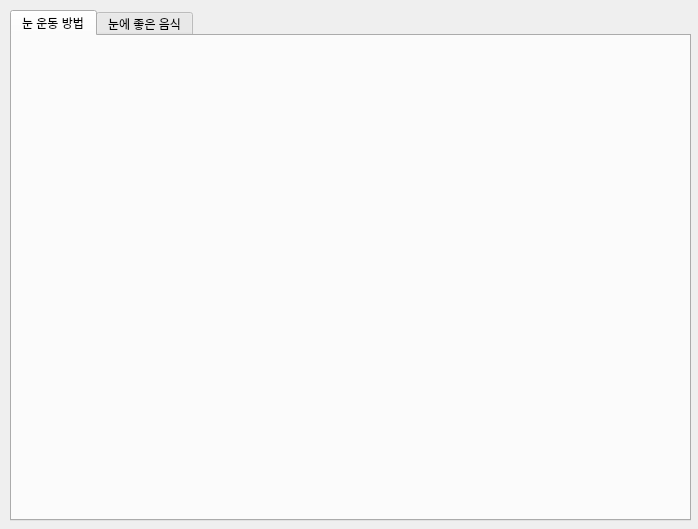
<?xml version="1.0" encoding="UTF-8"?>
<ui version="4.0">
 <class>Dialog</class>
 <widget class="QDialog" name="Dialog">
  <property name="geometry">
   <rect>
    <x>0</x>
    <y>0</y>
    <width>698</width>
    <height>529</height>
   </rect>
  </property>
  <property name="windowTitle">
   <string>Dialog</string>
  </property>
  <widget class="QTabWidget" name="tabWidget">
   <property name="geometry">
    <rect>
     <x>10</x>
     <y>10</y>
     <width>681</width>
     <height>511</height>
    </rect>
   </property>
   <property name="tabShape">
    <enum>QTabWidget::Rounded</enum>
   </property>
   <property name="currentIndex">
    <number>0</number>
   </property>
   <property name="movable">
    <bool>false</bool>
   </property>
   <property name="tabBarAutoHide">
    <bool>false</bool>
   </property>
   <widget class="QWidget" name="tab">
    <attribute name="title">
     <string>눈 운동 방법</string>
    </attribute>
    <widget class="QWidget" name="widget_2" native="true">
     <property name="geometry">
      <rect>
       <x>10</x>
       <y>10</y>
       <width>661</width>
       <height>471</height>
      </rect>
     </property>
    </widget>
   </widget>
   <widget class="QWidget" name="tab_2">
    <attribute name="title">
     <string>눈에 좋은 음식</string>
    </attribute>
    <widget class="QWidget" name="widget" native="true">
     <property name="geometry">
      <rect>
       <x>10</x>
       <y>10</y>
       <width>661</width>
       <height>471</height>
      </rect>
     </property>
    </widget>
   </widget>
  </widget>
 </widget>
 <resources/>
 <connections/>
</ui>
